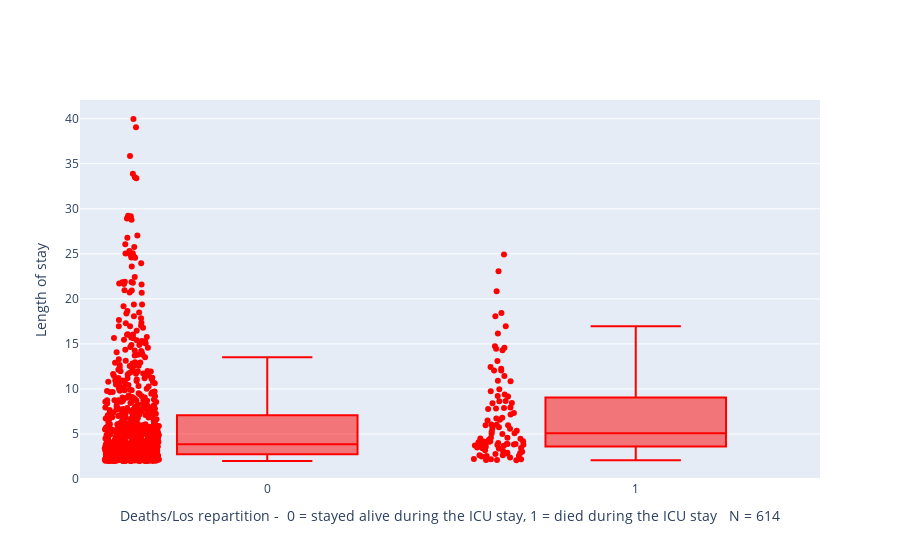

Notebook cell for this chart:
### Code cell
fig = go.Figure()
fig.add_trace(go.Box( y = demographic['los'], x= demographic['death'], boxpoints='all', marker_color = 'red'))
fig.update_layout(xaxis_title='Deaths/Los repartition -  0 = stayed alive during the ICU stay, 1 = died during the ICU stay \n N = 614', yaxis_title = "Length of stay")

### Figure 1 — Plotly figure (JSON) as saved in the notebook; plotly's stock layout.template omitted (floating-point values rounded to 4 significant figures; data arrays with more than 128 entries replaced by an {"elided": "..."} marker saying what was removed)
{"data": [{"boxpoints": "all", "marker": {"color": "red"}, "type": "box", "x": {"elided": "929 int values"}, "y": {"elided": "929 float values"}}], "layout": {"xaxis": {"title": {"text": "Deaths/Los repartition -  0 = stayed alive during the ICU stay, 1 = died during the ICU stay \n N = 614"}}, "yaxis": {"title": {"text": "Length of stay"}}}}
